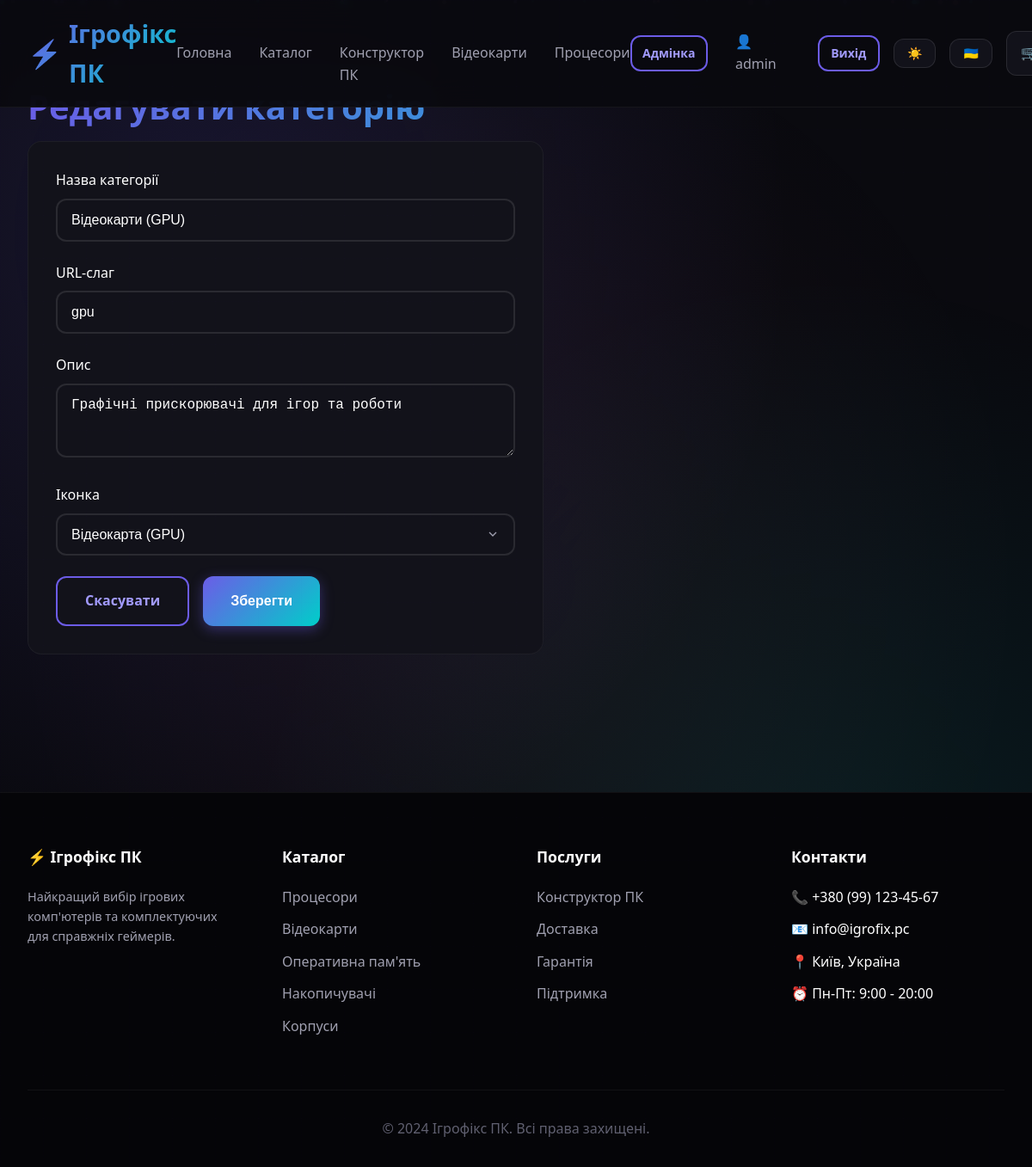
Page /admin/categories/edit/2 (signed in) on the committed database.
### models.py (models this page shows, shortened)
class User(UserMixin, db.Model):
    __tablename__ = 'users'
    id = db.Column(db.Integer, primary_key=True)
    username = db.Column(db.String(80), unique=True, nullable=False)
    email = db.Column(db.String(120), unique=True, nullable=False)
    password_hash = db.Column(db.String(255), nullable=False)
    role = db.Column(db.String(20), default='client')  # guest, client, admin
    avatar = db.Column(db.String(200), default='default-avatar.png')
    created_at = db.Column(db.DateTime, default=datetime.utcnow)
    configurations = db.relationship('Configuration', backref='user', lazy=True, cascade='all, delete-orphan')
    orders = db.relationship('Order', backref='user', lazy=True, cascade='all, delete-orphan')
    def is_admin(self):
        return self.role == 'admin'

class Category(db.Model):
    __tablename__ = 'categories'
    id = db.Column(db.Integer, primary_key=True)
    name = db.Column(db.String(100), nullable=False)
    slug = db.Column(db.String(100), unique=True, nullable=False)
    description = db.Column(db.Text)
    icon = db.Column(db.String(50), default='cpu')
    image = db.Column(db.String(200))
    created_at = db.Column(db.DateTime, default=datetime.utcnow)
    products = db.relationship('Product', backref='category', lazy=True)

### app.py (the view, shortened to what this page needs)
@app.route('/admin/categories/edit/<int:category_id>', methods=['GET', 'POST'])
@admin_required
def admin_edit_category(category_id):
    category = Category.query.get_or_404(category_id)
    form = CategoryForm(obj=category)
    return render_template('admin/category_form.html', form=form, title='Редагувати категорію')

### forms.py
class CategoryForm(FlaskForm):
    name = StringField("Назва категорії", validators=[
        DataRequired(message="Введіть назву категорії"),
        Length(max=100, message="Назва занадто довга")
    ])
    slug = StringField("URL-слаг", validators=[
        DataRequired(message="Введіть URL-слаг"),
        Length(max=100, message="Слаг занадто довгий")
    ])
    description = TextAreaField("Опис")
    icon = SelectField("Іконка", choices=[
        ('cpu', 'Процесор (CPU)'),
        ('gpu', 'Відеокарта (GPU)'),
        ('ram', 'Оперативна пам\'ять (RAM)'),
        ('storage', 'Накопичувач (SSD/HDD)'),
        ('psu', 'Блок живлення (PSU)'),
        ('case', 'Корпус'),
        ('motherboard', 'Материнська плата'),
        ('cooling', 'Система охолодження')
    ])
    submit = SubmitField("Зберегти")

### app.py (called while the page is built)
@login_manager.user_loader
def load_user(user_id):
    return User.query.get(int(user_id))

### utils.py (called while the page is built)
def admin_required(f):
    @wraps(f)
    def decorated_function(*args, **kwargs):
        if not current_user.is_authenticated:
            flash('Будь ласка, увійдіть в систему', 'warning')
            return redirect(url_for('login'))
        if not current_user.is_admin():
            flash('У вас немає прав для доступу до цієї сторінки', 'danger')
            return redirect(url_for('index'))
        return f(*args, **kwargs)
    return decorated_function

### templates/admin/category_form.html (shortened to what this page needs)
{% extends "base.html" %}
{% block content %}
<section class="section" style="padding-top: 100px;">
    <div class="container">
        <h1 class="section-title">{{ title }}</h1>
        <div class="card" style="padding: 2rem; max-width: 600px;">
            <form method="POST">
                <div class="form-group">
                    <label class="form-label">{{ form.name.label }}</label>
                    {{ form.name(class="form-control") }}
                </div>
                <div class="form-group">
                    <label class="form-label">{{ form.slug.label }}</label>
                    {{ form.slug(class="form-control") }}
                </div>
                <div class="form-group">
                    <label class="form-label">{{ form.description.label }}</label>
                    {{ form.description(class="form-control", rows=3) }}
                </div>
                <div class="form-group">
                    <label class="form-label">{{ form.icon.label }}</label>
                    {{ form.icon(class="form-control") }}
                </div>
                <div style="display: flex; gap: 1rem;">
                    <a href="{{ url_for('admin_categories') }}" class="btn btn-secondary">Скасувати</a>
                    {{ form.submit(class="btn btn-primary") }}
                </div>
            </form>
        </div>
    </div>
</section>
{% endblock %}

### templates/base.html (shortened to what this page needs)
<!DOCTYPE html>
<html lang="uk">
<head>
    <link rel="stylesheet" href="{{ url_for('static', filename='css/style.css') }}">
    <link rel="stylesheet" href="{{ url_for('static', filename='css/animations.css') }}">
</head>
<body>
    <div class="particles-container" id="particlesContainer"></div>
    <nav class="navbar" id="navbar">
        <div class="navbar-content">
            <a href="{{ url_for('index') }}" class="logo">
                <span class="logo-icon">⚡</span>
                <span>Ігрофікс ПК</span>
            </a>
            <ul class="nav-links">
                <li><a href="{{ url_for('index') }}" class="nav-link {% if request.endpoint == 'index' %}active{% endif %}" data-i18n="home">Головна</a></li>
                <li><a href="{{ url_for('catalog') }}" class="nav-link {% if request.endpoint == 'catalog' %}active{% endif %}" data-i18n="catalog">Каталог</a></li>
                <li><a href="{{ url_for('builder') }}" class="nav-link {% if request.endpoint == 'builder' %}active{% endif %}" data-i18n="builder">Конструктор ПК</a></li>
                <li><a href="{{ url_for('catalog', slug='gpu') }}" class="nav-link">Відеокарти</a></li>
                <li><a href="{{ url_for('catalog', slug='cpu') }}" class="nav-link">Процесори</a></li>
            </ul>
            <div class="nav-actions">
                {% if current_user.is_authenticated %}
                    {% if current_user.is_admin() %}
                        <a href="{{ url_for('admin') }}" class="btn btn-secondary btn-sm">Адмінка</a>
                    {% endif %}
                    <a href="{{ url_for('profile') }}" class="nav-link">
                        <span>👤</span> {{ current_user.username }}
                    </a>
                    <a href="{{ url_for('logout') }}" class="btn btn-secondary btn-sm">Вихід</a>
                {% else %}
                    <a href="{{ url_for('login') }}" class="btn btn-secondary btn-sm">Вхід</a>
                    <a href="{{ url_for('register') }}" class="btn btn-primary btn-sm">Реєстрація</a>
                {% endif %}
                <button id="themeToggle" class="btn btn-secondary btn-sm theme-btn" title="Перемкнути тему" data-i18n-title="Toggle theme">
                    <span class="theme-icon">🌙</span>
                </button>
                <button id="langToggle" class="btn btn-secondary btn-sm lang-btn" title="🇺🇦 Українська / 🇺🇸 English">
                    <span id="langIcon">🇺🇦</span>
                </button>
                <a href="{{ url_for('cart') }}" class="cart-btn" id="cartBtn">
                    <span>🛒</span>
                </a>
            </div>
        </div>
    </nav>
    <main>
        {% block content %}{% endblock %}
    </main>
    <footer class="footer">
        <div class="container">
            <div class="footer-grid">
                <div class="footer-section">
                    <h4>⚡ Ігрофікс ПК</h4>
                    <p style="color: var(--text-secondary); font-size: 0.9rem;">
                        Найкращий вибір ігрових комп'ютерів та комплектуючих для справжніх геймерів.
                    </p>
                </div>
                <div class="footer-section">
                    <h4>Каталог</h4>
                    <ul class="footer-links">
                        <li><a href="{{ url_for('catalog', slug='cpu') }}">Процесори</a></li>
                        <li><a href="{{ url_for('catalog', slug='gpu') }}">Відеокарти</a></li>
                        <li><a href="{{ url_for('catalog', slug='ram') }}">Оперативна пам'ять</a></li>
                        <li><a href="{{ url_for('catalog', slug='storage') }}">Накопичувачі</a></li>
                        <li><a href="{{ url_for('catalog', slug='case') }}">Корпуси</a></li>
                    </ul>
                </div>
                <div class="footer-section">
                    <h4>Послуги</h4>
                    <ul class="footer-links">
                        <li><a href="{{ url_for('builder') }}">Конструктор ПК</a></li>
                        <li><a href="#">Доставка</a></li>
                        <li><a href="#">Гарантія</a></li>
                        <li><a href="#">Підтримка</a></li>
                    </ul>
                </div>
                <div class="footer-section">
                    <h4>Контакти</h4>
                    <ul class="footer-links">
                        <li>📞 +380 (99) 123-45-67</li>
                        <li>📧 info@igrofix.pc</li>
                        <li>📍 Київ, Україна</li>
                        <li>⏰ Пн-Пт: 9:00 - 20:00</li>
                    </ul>
                </div>
            </div>
            <div class="footer-bottom">
                <p>&copy; 2024 Ігрофікс ПК. Всі права захищені.</p>
            </div>
        </div>
    </footer>
</body>
</html>

### static/css/animations.css (style rules this page uses)
.particles-container { position: fixed; top: 0; left: 0; width: 100%; height: 100%; pointer-events: none; z-index: -1; overflow: hidden; }

### rows in the picture
User: username "admin"
Category: name "Відеокарти (GPU)", slug "gpu", description "Графічні прискорювачі для ігор та роботи", icon "Відеокарта (GPU)"
